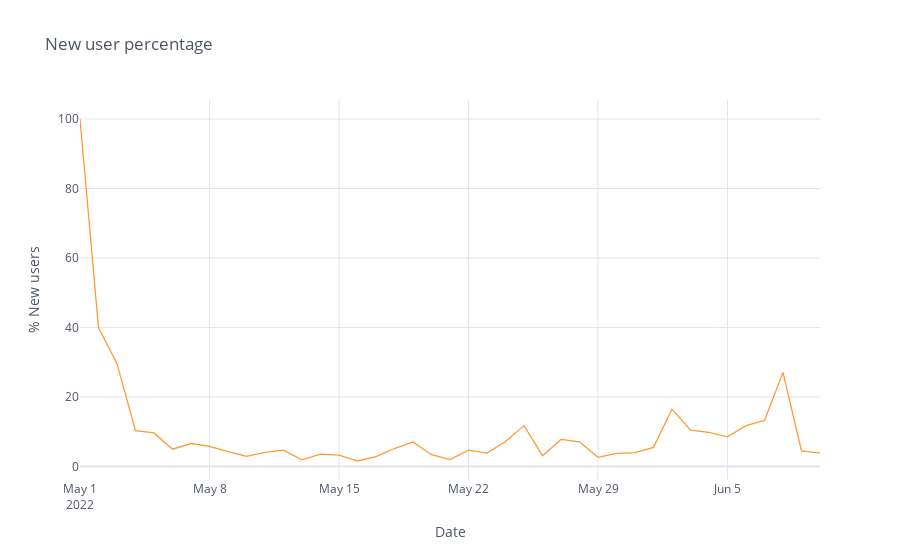

Notebook code cell kept with this figure:
### Code cell
# !pip install cufflinks
import cufflinks as cf
from IPython.display import display,HTML
#making all charts public and setting a global theme
cf.set_config_file(sharing='public',theme='white',offline=True)

daily_new_users.iplot(kind='line',xTitle = 'Date', yTitle= '% New users', 
        title= 'New user percentage', x='date',y='new_percentage',theme='white')

### Figure 1 — Plotly figure (JSON) as saved in the notebook; plotly's stock layout.template omitted (floating-point values rounded to 4 significant figures)
{"data": [{"line": {"color": "rgba(255, 153, 51, 1.0)", "dash": "solid", "shape": "linear", "width": 1.3}, "mode": "lines", "name": "new_percentage", "text": "", "type": "scatter", "x": ["2022-05-01", "2022-05-02", "2022-05-03", "2022-05-04", "2022-05-05", "2022-05-06", "2022-05-07", "2022-05-08", "2022-05-09", "2022-05-10", "2022-05-11", "2022-05-12", "2022-05-13", "2022-05-14", "2022-05-15", "2022-05-16", "2022-05-17", "2022-05-18", "2022-05-19", "2022-05-20", "2022-05-21", "2022-05-22", "2022-05-23", "2022-05-24", "2022-05-25", "2022-05-26", "2022-05-27", "2022-05-28", "2022-05-29", "2022-05-30", "2022-05-31", "2022-06-01", "2022-06-02", "2022-06-03", "2022-06-04", "2022-06-05", "2022-06-06", "2022-06-07", "2022-06-08", "2022-06-09", "2022-06-10"], "y": [100, 40, 29.6, 10.34, 9.675, 5.019, 6.638, 5.824, 4.312, 2.949, 4.074, 4.753, 1.933, 3.571, 3.321, 1.613, 2.849, 5.203, 7.109, 3.416, 2.041, 4.721, 3.896, 7.229, 11.79, 3.139, 7.83, 7.143, 2.656, 3.799, 4.04, 5.531, 16.55, 10.51, 9.872, 8.541, 11.77, 13.28, 27.11, 4.524, 3.906]}], "layout": {"legend": {"bgcolor": "#FFFFFF", "font": {"color": "#4D5663"}}, "paper_bgcolor": "#FFFFFF", "plot_bgcolor": "#FFFFFF", "title": {"font": {"color": "#4D5663"}, "text": "New user percentage"}, "xaxis": {"gridcolor": "#E1E5ED", "showgrid": true, "tickfont": {"color": "#4D5663"}, "title": {"font": {"color": "#4D5663"}, "text": "Date"}, "zerolinecolor": "#E1E5ED"}, "yaxis": {"gridcolor": "#E1E5ED", "showgrid": true, "tickfont": {"color": "#4D5663"}, "title": {"font": {"color": "#4D5663"}, "text": "% New users"}, "zerolinecolor": "#E1E5ED"}}}
